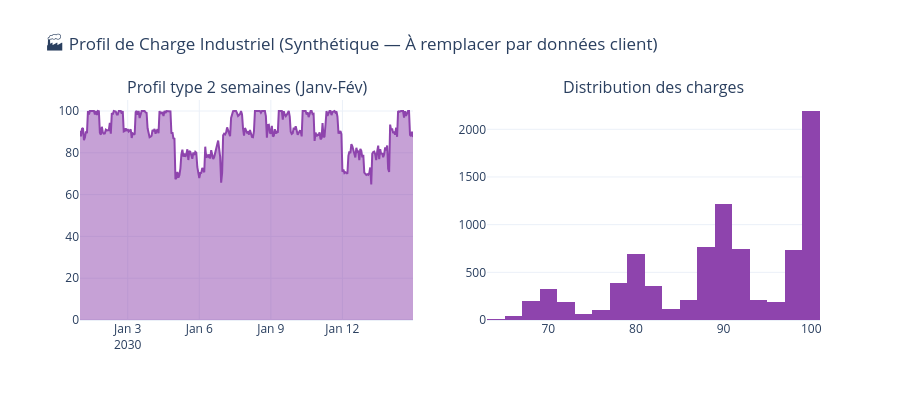

Here is the notebook cell this chart was saved with:
### Markdown cell above
---
## 4. 🏭 Profil de Charge Industriel
**Fichier :** `load_patterns.db`  
**Statut :** 🟡 Synthétique (profil semi-continu générique)

### Code cell
conn = sqlite3.connect(f"{DB_PATH}/load_patterns.db")
load_df = pd.read_sql("SELECT * FROM load_patterns", conn)
conn.close()

load_df['datetime'] = pd.to_datetime(load_df['datetime'])
load_df = load_df.set_index('datetime')

print(f"📊 Profil de charge industriel :")
print(f"   CF moyen : {load_df['value'].mean():.3f} ({load_df['value'].mean()*100:.1f}%)")
print(f"   CF min : {load_df['value'].min():.3f}")
print(f"   CF max : {load_df['value'].max():.3f}")

fig = make_subplots(
    rows=1, cols=2,
    subplot_titles=["Profil type 2 semaines (Janv-Fév)", "Distribution des charges"]
)

# 2 semaines
two_weeks = load_df.iloc[:336]
fig.add_trace(go.Scatter(
    x=two_weeks.index, y=two_weeks['value'] * 100,
    fill='tozeroy', line=dict(color='#8e44ad'),
    name='Charge (%)'
), row=1, col=1)

# Histogramme
fig.add_trace(go.Histogram(
    x=load_df['value'] * 100,
    nbinsx=30, marker_color='#8e44ad',
    name='Distribution'
), row=1, col=2)

fig.update_layout(
    title="🏭 Profil de Charge Industriel (Synthétique — À remplacer par données client)",
    height=400, template='plotly_white', showlegend=False
)
fig.show()

print("\n⚠️  Ce profil est SYNTHÉTIQUE.")
print("   Demandez à votre client sa courbe de charge annuelle réelle")
print("   (disponible via son gestionnaire énergie ou son contrat ENEDIS).")

### Figure 1 — Plotly figure (JSON) as saved in the notebook; plotly's stock layout.template omitted (floating-point values rounded to 4 significant figures; data arrays with more than 128 entries replaced by an {"elided": "..."} marker saying what was removed)
{"data": [{"fill": "tozeroy", "line": {"color": "#8e44ad"}, "name": "Charge (%)", "type": "scatter", "x": {"elided": "336 str values"}, "xaxis": "x", "y": {"elided": "336 float values"}, "yaxis": "y"}, {"marker": {"color": "#8e44ad"}, "name": "Distribution", "nbinsx": 30, "type": "histogram", "x": {"elided": "8760 float values"}, "xaxis": "x2", "yaxis": "y2"}], "layout": {"annotations": [{"font": {"size": 16}, "showarrow": false, "text": "Profil type 2 semaines (Janv-Fév)", "x": 0.225, "xanchor": "center", "xref": "paper", "y": 1, "yanchor": "bottom", "yref": "paper"}, {"font": {"size": 16}, "showarrow": false, "text": "Distribution des charges", "x": 0.775, "xanchor": "center", "xref": "paper", "y": 1, "yanchor": "bottom", "yref": "paper"}], "height": 400, "showlegend": false, "title": {"text": "🏭 Profil de Charge Industriel (Synthétique — À remplacer par données client)"}, "xaxis": {"anchor": "y", "domain": [0, 0.45]}, "xaxis2": {"anchor": "y2", "domain": [0.55, 1]}, "yaxis": {"anchor": "x", "domain": [0, 1]}, "yaxis2": {"anchor": "x2", "domain": [0, 1]}}}
